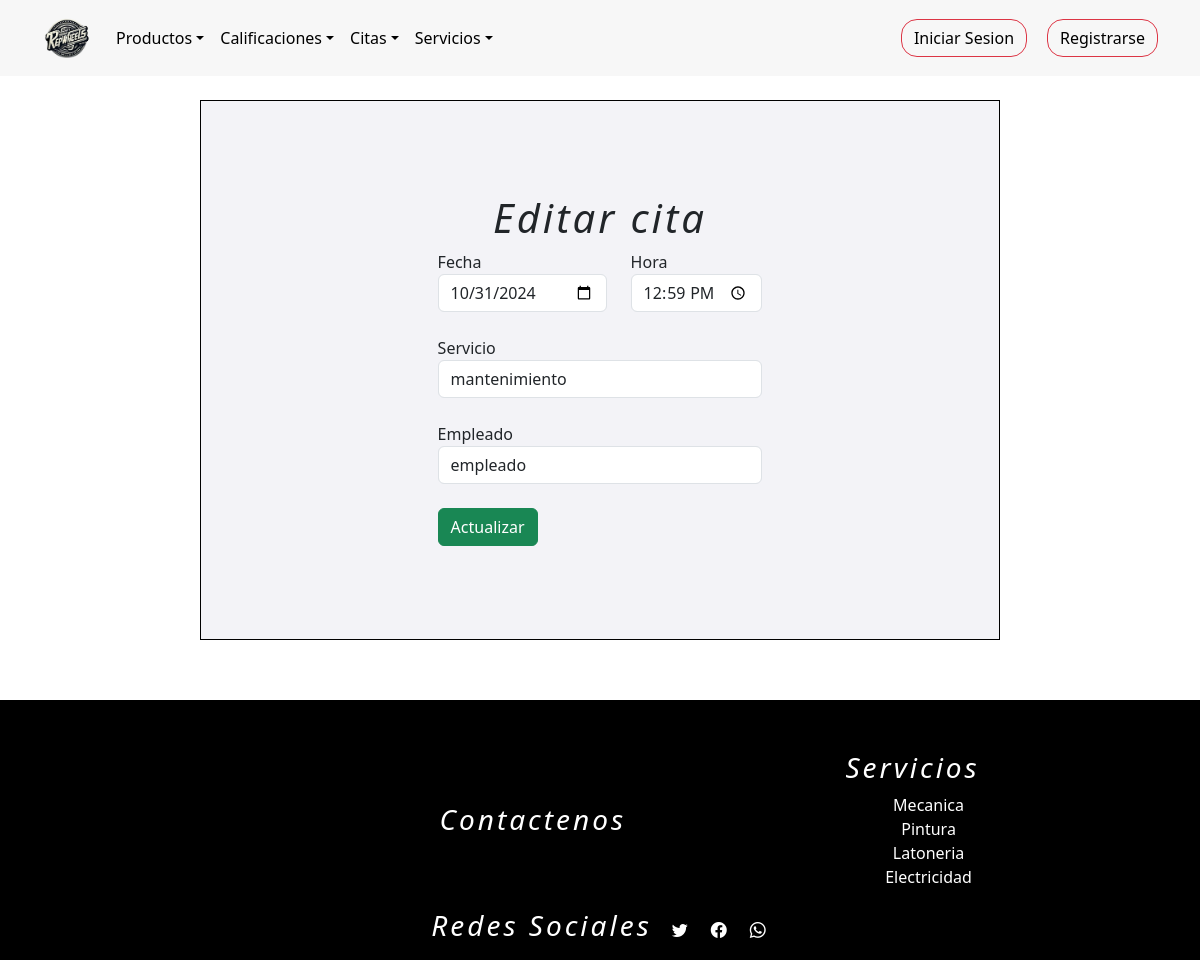
Screenshot of /cita_formulario_editar/2 with the database file from the repository.
### tienda/models.py (models this page shows, shortened)
class Citas(models.Model):
    fechaServicio = models.DateField(null=True)
    hora = models.TimeField(null=True)
    hora_fin = models.TimeField()
    cliente = models.ForeignKey(Usuarios,on_delete=models.DO_NOTHING,blank=False,null=True,related_name='cliente')
    servicio = models.ForeignKey(Servicios,on_delete=models.DO_NOTHING,blank=False,null=False)
    empleado = models.ForeignKey(Usuarios, on_delete=models.DO_NOTHING,blank=False,null=True,related_name='empleado')
    estados = (
        (1,"Pendiente"),
        (2,"Cancelado"),
        (3,"Finalizada"),
    )
    estado = models.IntegerField(choices=estados,default=1)
    observacion = models.CharField(max_length=254,null=False,blank=True)

class Servicios(models.Model):
    nombre=models.CharField(max_length=254)
    descripcion_servicio = models.TextField()
    foto = models.ImageField(upload_to="media/", default="media/servicio.jpg")
    precio = models.IntegerField(null=False,blank=False,default=100000)

class Usuarios(AbstractUser):
    username = None
    nombre = models.CharField(max_length=254)
    email = models.EmailField(max_length=254, unique=True,blank=False,null=True)
    password = models.CharField(max_length=254,blank=False,null=True)
    foto = models.ImageField(upload_to="media/", default="media/user.png")
    token_recuperar = models.CharField(max_length=254,blank=False,null=False,default=0)
    telefono=models.IntegerField(null=False,blank=True,default='0')
    cargo = models.CharField(max_length=254,null=False)
    direccion=models.CharField(max_length=254)
    cedula=models.IntegerField(blank=True,null=False,default='0')
    ROLES = (
        (1,"administrador"),
        (2,"proveedor"),
        (3,"empleado"),
        (4,"cliente"),
    )
    rol=models.IntegerField(choices=ROLES,default=4)
    n = models.IntegerField(blank=True,null=False,default=0)
    USERNAME_FIELD = "email"
    REQUIRED_FIELDS = ["nombre"]
    objects = CustomUserManager()

### tienda/views.py (the view)
# urls.py: path("cita_formulario_editar/<int:id>", views.cita_formulario_editar, name="cita_formulario_editar"),
def cita_formulario_editar(request, id):
    q = Citas.objects.get(pk=id)
    e = Usuarios.objects.filter(rol=3)
    c = Servicios.objects.all()
    contexto = {"data": q,"data1":e,"data2":c}
    return render(request, "tienda/citas/editarCita.html", contexto)

### tienda/templates/tienda/citas/editarCita.html (shortened to what this page needs)
{% extends 'tienda/base2.html' %}
{% load static %}
{% block contenedor %}
<main>
<form class="form1" action="{% url 'citaActualizar' %}" method="post">
  <h1 style="text-align: center;">Editar cita</h1>
  <div class="form-row">
    <div class="row">
      <div class="col">
        <label for="inputPassword4">Fecha</label>
        <input type="date" class="form-control" id="Fecha" name ="fechaServicio" placeholder="Fecha" value="{{ data.fechaServicio|date:'Y-m-d' }}" >
      </div><br>
      <div class="col">
        <label for="inputCantidad">Hora</label>
        <input type="time" class="form-control" id="Hora de servicio" placeholder="Hora" value="{{ data.hora }}" name="hora">
      </div>
  </div>
    <br>
      <div class="form-group col-md-12">
        <label for="">Servicio</label>
              <select class="form-control" name="servicio_e">
              {% for c in data2 %}
                  <option value="{{ c.id }}" {% if data.servicio.id == c.id %}selected{% endif %}>{{ c.descripcion_servicio }}</option>
              {% endfor %}
              </select>
      </div>
      <br>
      <div class="form-group col-md-12">
        <label for="">Empleado</label>
              <select class="form-control" name="empleado_e">
              {% for e in data1 %}
                <option value="{{ e.id }}" {% if data.empleado.id == e.id %}selected{% endif %}>{{ e.nombre }}</option>
              {% endfor %}
              </select>
      </div>
    <br>
    <button type="submit" class="btn btn-success">Actualizar</button>
  </div>
</form>
</main>
{% endblock %}

### tienda/static/tienda/css/registrarPr.css (style rules this page uses)
main { display: flex; justify-content: space-around; height: 100%; padding: 5%; }
.form1 { margin-top: 40px ; height: 540px; width: 800px; display: flex; flex-direction: column; justify-content: center; align-items: center; background-color: #f3f3f7; border: black 1px solid; }
footer h3,h1 { text-align: center; font-style: italic; letter-spacing: 3px; }

### rows the page displays
Citas: fechaServicio "10/31/2024", hora "12:59", servicio_e "mantenimiento", empleado_e "empleado"
